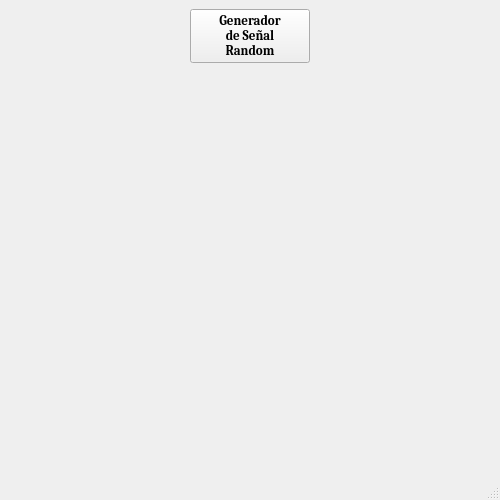
<?xml version="1.0" encoding="UTF-8"?>
<ui version="4.0">
 <class>MainWindow</class>
 <widget class="QMainWindow" name="MainWindow">
  <property name="geometry">
   <rect>
    <x>0</x>
    <y>0</y>
    <width>500</width>
    <height>500</height>
   </rect>
  </property>
  <property name="font">
   <font>
    <pointsize>10</pointsize>
    <weight>75</weight>
    <bold>true</bold>
   </font>
  </property>
  <property name="windowTitle">
   <string>MainWindow</string>
  </property>
  <widget class="QWidget" name="centralwidget">
   <layout class="QGridLayout" name="gridLayout">
    <item row="0" column="0">
     <layout class="QHBoxLayout" name="horizontalLayout">
      <item>
       <spacer name="horizontalSpacer_2">
        <property name="orientation">
         <enum>Qt::Horizontal</enum>
        </property>
        <property name="sizeHint" stdset="0">
         <size>
          <width>40</width>
          <height>20</height>
         </size>
        </property>
       </spacer>
      </item>
      <item>
       <widget class="QPushButton" name="Boton_Generador_Senial">
        <property name="minimumSize">
         <size>
          <width>120</width>
          <height>40</height>
         </size>
        </property>
        <property name="font">
         <font>
          <family>Cambria</family>
          <pointsize>10</pointsize>
         </font>
        </property>
        <property name="text">
         <string>Generador
de Señal 
Random</string>
        </property>
       </widget>
      </item>
      <item>
       <spacer name="horizontalSpacer">
        <property name="orientation">
         <enum>Qt::Horizontal</enum>
        </property>
        <property name="sizeHint" stdset="0">
         <size>
          <width>40</width>
          <height>20</height>
         </size>
        </property>
       </spacer>
      </item>
     </layout>
    </item>
    <item row="1" column="0">
     <widget class="MplWidget" name="MplWidget" native="true">
      <property name="minimumSize">
       <size>
        <width>480</width>
        <height>320</height>
       </size>
      </property>
     </widget>
    </item>
   </layout>
  </widget>
  <widget class="QMenuBar" name="menubar">
   <property name="geometry">
    <rect>
     <x>0</x>
     <y>0</y>
     <width>500</width>
     <height>29</height>
    </rect>
   </property>
  </widget>
  <widget class="QStatusBar" name="statusbar"/>
 </widget>
 <customwidgets>
  <customwidget>
   <class>MplWidget</class>
   <extends>QWidget</extends>
   <header>mplwidget.h</header>
   <container>1</container>
  </customwidget>
 </customwidgets>
 <resources/>
 <connections/>
</ui>
